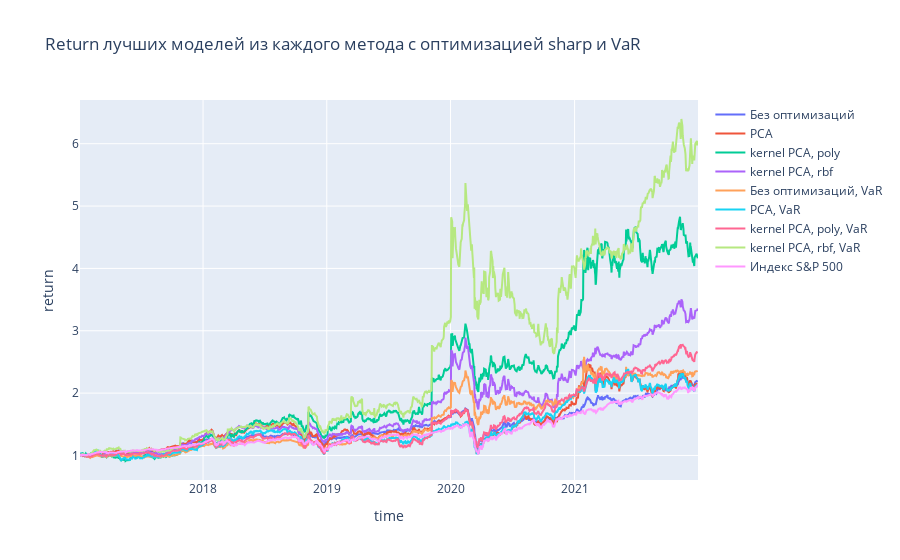

Notebook cell for this chart:
### Code cell
plot_results(names=all_names, optimizers=all_optimizers, df_train=data_train, df_test=data_test, 
             title='Return лучших моделей из каждого метода с оптимизацией sharp и VaR', sp=sp_data)

### Figure 1 — Plotly figure (JSON) as saved in the notebook; plotly's stock layout.template omitted (floating-point values rounded to 4 significant figures; data arrays with more than 128 entries replaced by an {"elided": "..."} marker saying what was removed)
{"data": [{"name": "Без оптимизаций", "type": "scatter", "x": {"elided": "1258 str values"}, "y": {"elided": "1258 float values"}}, {"name": "PCA", "type": "scatter", "x": {"elided": "1258 str values"}, "y": {"elided": "1258 float values"}}, {"name": "kernel PCA, poly", "type": "scatter", "x": {"elided": "1258 str values"}, "y": {"elided": "1258 float values"}}, {"name": "kernel PCA, rbf", "type": "scatter", "x": {"elided": "1258 str values"}, "y": {"elided": "1258 float values"}}, {"name": "Без оптимизаций, VaR", "type": "scatter", "x": {"elided": "1258 str values"}, "y": {"elided": "1258 float values"}}, {"name": "PCA, VaR", "type": "scatter", "x": {"elided": "1258 str values"}, "y": {"elided": "1258 float values"}}, {"name": "kernel PCA, poly, VaR", "type": "scatter", "x": {"elided": "1258 str values"}, "y": {"elided": "1258 float values"}}, {"name": "kernel PCA, rbf, VaR", "type": "scatter", "x": {"elided": "1258 str values"}, "y": {"elided": "1258 float values"}}, {"name": "Индекс S&P 500", "type": "scatter", "x": {"elided": "1259 str values"}, "y": {"elided": "1259 float values"}}], "layout": {"title": {"text": "Return лучших моделей из каждого метода с оптимизацией sharp и VaR"}, "xaxis": {"title": {"text": "time"}}, "yaxis": {"title": {"text": "return"}}}}
